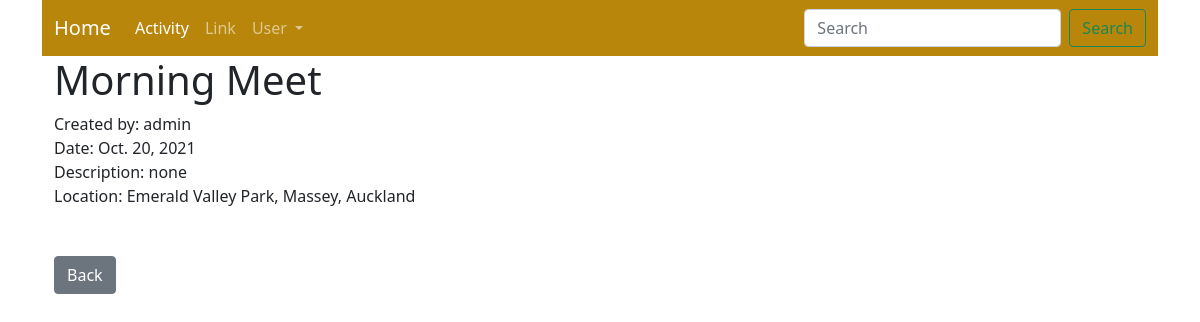
/activity/1, run on the app's committed database.
### blog/models.py (models this page shows, shortened)
class Activity(models.Model):
    name = models.CharField(max_length=200)
    date = models.DateField()
    description = models.TextField()
    location = models.TextField()
    owner = models.ForeignKey(User, on_delete=models.CASCADE)

### blog/views.py (the view)
# urls.py: path('activity/<int:pk>', ActivityDetail.as_view(), name='activity-detail'),
class ActivityDetail(DetailView):
    model = Activity
    template_name = "activity/activity_detail.html"

### blog/templates/activity/activity_detail.html (shortened to what this page needs)
{% extends 'base.html' %}
{% block content %}
    <h1>{{ activity.name }}</h1>
    <div>Created by: {{ activity.owner }}<br>Date: {{ activity.date }}
        <br>Description: {{ activity.description }}<br>Location: {{ activity.location }}</div>
    <br><br>
    <a href="{% url 'activity' %}" class="btn btn-secondary">Back</a>
{% endblock %}

### data on the page
Activity: name "Morning Meet", owner "admin", date "Oct. 20, 2021", description "none", location "Emerald Valley Park, Massey, Auckland"
